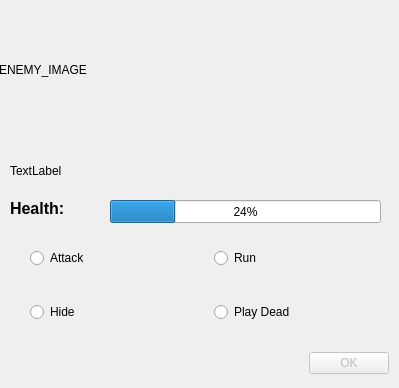
<?xml version="1.0" encoding="UTF-8"?>
<ui version="4.0">
 <class>BattleDialog</class>
 <widget class="QDialog" name="BattleDialog">
  <property name="geometry">
   <rect>
    <x>0</x>
    <y>0</y>
    <width>399</width>
    <height>388</height>
   </rect>
  </property>
  <property name="windowTitle">
   <string>Battle</string>
  </property>
  <widget class="QLabel" name="label">
   <property name="geometry">
    <rect>
     <x>10</x>
     <y>150</y>
     <width>381</width>
     <height>41</height>
    </rect>
   </property>
   <property name="text">
    <string>TextLabel</string>
   </property>
  </widget>
  <widget class="QProgressBar" name="progressBar">
   <property name="geometry">
    <rect>
     <x>110</x>
     <y>200</y>
     <width>271</width>
     <height>23</height>
    </rect>
   </property>
   <property name="styleSheet">
    <string notr="true"/>
   </property>
   <property name="value">
    <number>24</number>
   </property>
  </widget>
  <widget class="QLabel" name="image">
   <property name="geometry">
    <rect>
     <x>-1</x>
     <y>0</y>
     <width>400</width>
     <height>140</height>
    </rect>
   </property>
   <property name="minimumSize">
    <size>
     <width>400</width>
     <height>140</height>
    </size>
   </property>
   <property name="maximumSize">
    <size>
     <width>400</width>
     <height>140</height>
    </size>
   </property>
   <property name="text">
    <string>ENEMY_IMAGE</string>
   </property>
  </widget>
  <widget class="QWidget" name="gridLayoutWidget">
   <property name="geometry">
    <rect>
     <x>30</x>
     <y>220</y>
     <width>361</width>
     <height>131</height>
    </rect>
   </property>
   <layout class="QGridLayout" name="gridLayout">
    <item row="1" column="0">
     <widget class="QRadioButton" name="optionThree">
      <property name="text">
       <string>Hide</string>
      </property>
     </widget>
    </item>
    <item row="0" column="0">
     <widget class="QRadioButton" name="optionOne">
      <property name="text">
       <string>Attack</string>
      </property>
     </widget>
    </item>
    <item row="1" column="1">
     <widget class="QRadioButton" name="optionFour">
      <property name="text">
       <string>Play Dead</string>
      </property>
     </widget>
    </item>
    <item row="0" column="1">
     <widget class="QRadioButton" name="optionTwo">
      <property name="text">
       <string>Run</string>
      </property>
     </widget>
    </item>
   </layout>
  </widget>
  <widget class="QDialogButtonBox" name="buttonBox">
   <property name="enabled">
    <bool>false</bool>
   </property>
   <property name="geometry">
    <rect>
     <x>30</x>
     <y>350</y>
     <width>359</width>
     <height>27</height>
    </rect>
   </property>
   <property name="orientation">
    <enum>Qt::Horizontal</enum>
   </property>
   <property name="standardButtons">
    <set>QDialogButtonBox::Ok</set>
   </property>
  </widget>
  <widget class="QLabel" name="label_2">
   <property name="geometry">
    <rect>
     <x>10</x>
     <y>200</y>
     <width>81</width>
     <height>17</height>
    </rect>
   </property>
   <property name="font">
    <font>
     <pointsize>12</pointsize>
     <weight>75</weight>
     <bold>true</bold>
    </font>
   </property>
   <property name="text">
    <string>Health:</string>
   </property>
  </widget>
 </widget>
 <resources/>
 <connections>
  <connection>
   <sender>buttonBox</sender>
   <signal>accepted()</signal>
   <receiver>BattleDialog</receiver>
   <slot>accept()</slot>
   <hints>
    <hint type="sourcelabel">
     <x>248</x>
     <y>254</y>
    </hint>
    <hint type="destinationlabel">
     <x>157</x>
     <y>274</y>
    </hint>
   </hints>
  </connection>
  <connection>
   <sender>buttonBox</sender>
   <signal>rejected()</signal>
   <receiver>BattleDialog</receiver>
   <slot>reject()</slot>
   <hints>
    <hint type="sourcelabel">
     <x>316</x>
     <y>260</y>
    </hint>
    <hint type="destinationlabel">
     <x>286</x>
     <y>274</y>
    </hint>
   </hints>
  </connection>
 </connections>
</ui>
